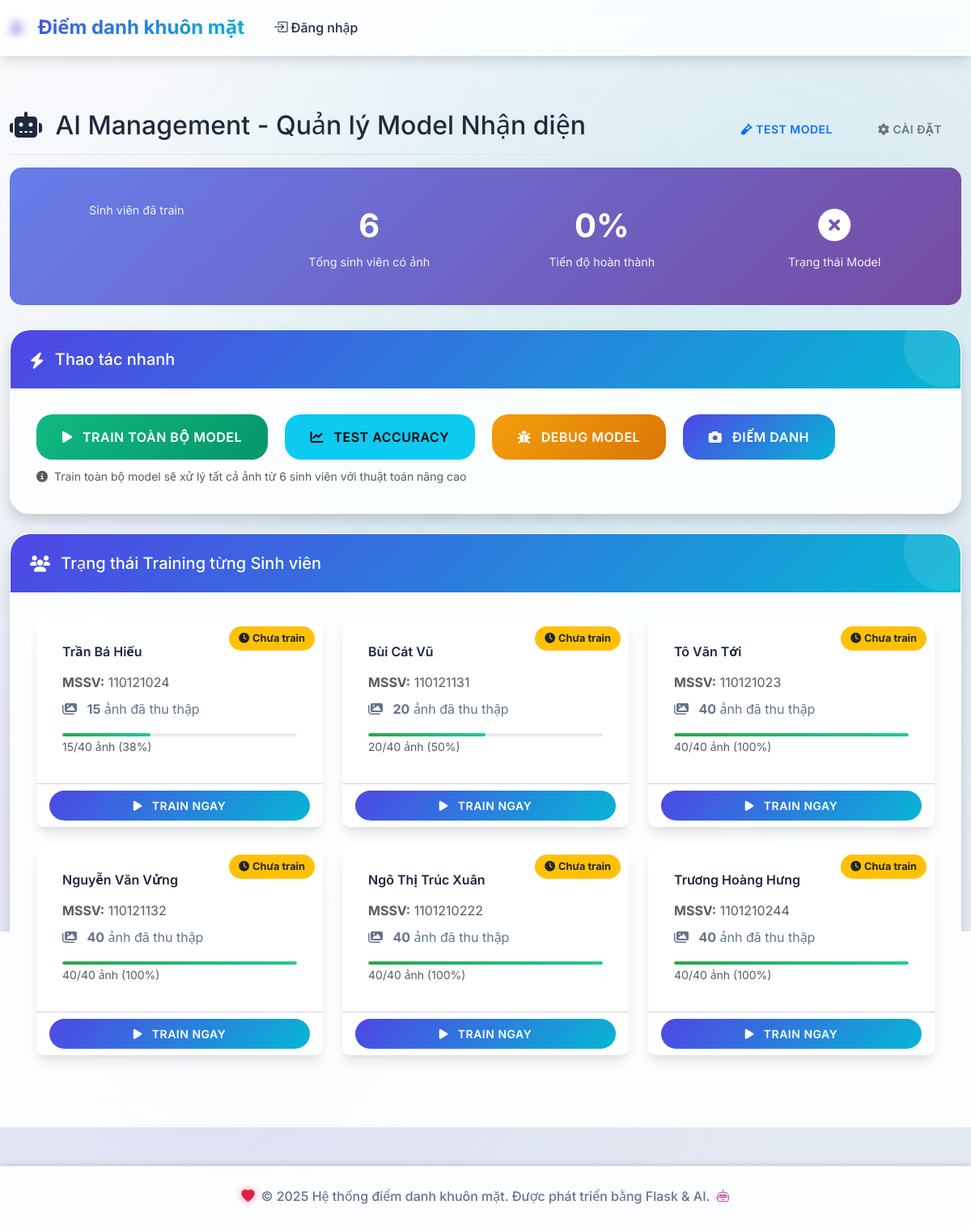
The page /ai/ on the database its author committed.
### tables this page shows
CREATE TABLE students (
            id INTEGER PRIMARY KEY AUTOINCREMENT,
            student_id TEXT UNIQUE NOT NULL,
            full_name TEXT NOT NULL,
            class_id INTEGER NOT NULL,
            photo_path TEXT,
            face_encoding TEXT,
            created_at TIMESTAMP DEFAULT CURRENT_TIMESTAMP,
            FOREIGN KEY (class_id) REFERENCES classes (id)
        );

### routes/ai.py (the view)
@ai_bp.route('/')
def dashboard():
    model_info = get_model_info()
    conn = sqlite3.connect('attendance_system.db')
    cursor = conn.cursor()
    cursor.execute("SELECT student_id, full_name FROM students")
    students_db = {row[0]: row[1] for row in cursor.fetchall()}
    conn.close()
    faces_folder = "uploads/faces"
    student_stats = []
    if os.path.exists(faces_folder):
        for student_id in os.listdir(faces_folder):
            student_folder = os.path.join(faces_folder, student_id)
            if os.path.isdir(student_folder):
                image_count = len([f for f in os.listdir(student_folder)
                                 if f.lower().endswith(('.png', '.jpg', '.jpeg'))])
                is_trained = student_id in model_info['students']
                student_name = students_db.get(student_id, f"Student {student_id}")
                student_stats.append({
                    'student_id': student_id,
                    'student_name': student_name,
                    'image_count': image_count,
                    'is_trained': is_trained
                })
    return render_template('ai/dashboard.html',
                         model_info=model_info,
                         student_stats=student_stats)

### routes/ai.py (called while the page is built, shortened)
def get_model_info():
    trainer_path = os.path.join('uploads', 'trainer.yml')
    labels_path = os.path.join('uploads', 'labels.pickle')
    info = {
        'is_trained': os.path.exists(trainer_path) and os.path.exists(labels_path),
        'model_path': trainer_path,
        'labels_path': labels_path,
        'total_students': 0,
        'students': []
    }
    return info

### templates/ai/dashboard.html (shortened to what this page needs)
{% extends "base.html" %} {% block title %}AI Management - Quản lý Model Nhận diện{% endblock %}  {% block content %}
<div class="d-flex justify-content-between flex-wrap flex-md-nowrap align-items-center pt-3 pb-2 mb-3 border-bottom">
  <h1 class="h2">
    <i class="fas fa-robot me-2"></i>
    AI Management - Quản lý Model Nhận diện
  </h1>
  <div class="btn-toolbar mb-2 mb-md-0">
    <a href="{{ url_for('ai.test') }}" class="btn btn-outline-primary me-2"> <i class="fas fa-vial me-1"></i>Test Model </a>
    <a href="{{ url_for('ai.settings') }}" class="btn btn-outline-secondary"> <i class="fas fa-cog me-1"></i>Cài đặt </a>
  </div>
</div>
<div class="model-stats">
  <div class="row">
    <div class="col-md-3">
      <div class="stat-item">
        <span class="stat-label">Sinh viên đã train</span>
      </div>
    </div>
    <div class="col-md-3">
      <div class="stat-item">
        <span class="stat-number">{{ student_stats|length }}</span>
        <span class="stat-label">Tổng sinh viên có ảnh</span>
      </div>
    </div>
    <div class="col-md-3">
      <div class="stat-item">
        <span class="stat-number"> {% set trained_count = student_stats|selectattr("is_trained")|list|length %} {{ "%.0f"|format((trained_count / student_stats|length * 100) if student_stats|length > 0 else 0) }}% </span>
        <span class="stat-label">Tiến độ hoàn thành</span>
      </div>
    </div>
    <div class="col-md-3">
      <div class="stat-item">
        <span class="stat-number">
          <i class="fas fa-{% if model_info.model_exists %}check-circle{% else %}times-circle{% endif %}"></i>
        </span>
        <span class="stat-label">Trạng thái Model</span>
      </div>
    </div>
  </div>
</div>
<div class="row mb-4">
  <div class="col-12">
    <div class="card shadow">
      <div class="card-header">
        <h5 class="mb-0">
          <i class="fas fa-bolt me-2"></i>
          Thao tác nhanh
        </h5>
      </div>
      <div class="card-body">
        <form method="POST" action="{{ url_for('ai.train_model') }}" style="display: inline">
          <button type="submit" class="btn btn-success btn-lg me-3" onclick="return confirm('Bạn có chắc muốn train toàn bộ model? Quá trình này có thể mất vài phút.')">
            <i class="fas fa-play me-2"></i>
            Train Toàn bộ Model
          </button>
        </form>
        <a href="{{ url_for('ai.test_accuracy') }}" class="btn btn-info btn-lg me-3">
          <i class="fas fa-chart-line me-2"></i>
          Test Accuracy
        </a>
        <a href="{{ url_for('ai.debug_model') }}" class="btn btn-warning btn-lg me-3">
          <i class="fas fa-bug me-2"></i>
          Debug Model
        </a>
        <a href="{{ url_for('attendance.list_sessions') }}" class="btn btn-primary btn-lg">
          <i class="fas fa-camera me-2"></i>
          Điểm danh
        </a>
        <div class="d-inline-block mt-2">
          <small class="text-muted">
            <i class="fas fa-info-circle me-1"></i>
            Train toàn bộ model sẽ xử lý tất cả ảnh từ {{ student_stats|length }} sinh viên với thuật toán nâng cao
          </small>
        </div>
      </div>
    </div>
  </div>
</div>
<div class="row">
  <div class="col-12">
    <div class="card shadow">
      <div class="card-header">
        <h5 class="mb-0">
          <i class="fas fa-users me-2"></i>
          Trạng thái Training từng Sinh viên
        </h5>
      </div>
      <div class="card-body">
        {% if student_stats %}
        <div class="row">
          {% for student in student_stats %}
          <div class="col-lg-4 col-md-6 mb-4">
            <div class="card student-card h-100 position-relative">
              <div class="status-badge {{ 'trained' if student.is_trained else 'not-trained' }}">
                {% if student.is_trained %}
                <i class="fas fa-check me-1"></i>Đã train {% else %} <i class="fas fa-clock me-1"></i>Chưa train {% endif %}
              </div>
              <div class="card-body">
                <h6 class="card-title">{{ student.student_name }}</h6>
                <p class="card-text text-muted mb-2"><strong>MSSV:</strong> {{ student.student_id }}</p>
                <p class="card-text">
                  <i class="fas fa-images me-2"></i>
                  <strong>{{ student.image_count }}</strong> ảnh đã thu thập
                </p>
                <div class="progress-indicator">
                  <div class="progress-bar" style="width: {{ (student.image_count / 40 * 100) if student.image_count <= 40 else 100 }}%"></div>
                </div>
                <small class="text-muted"> {{ student.image_count }}/40 ảnh ({{ "%.0f"|format((student.image_count / 40 * 100) if student.image_count <= 40 else 100) }}%) </small>
              </div>
              <div class="card-footer bg-transparent">
                {% if student.image_count > 0 %}
                <form method="POST" action="{{ url_for('ai.train_student', student_id=student.student_id) }}">
                  <button type="submit" class="train-btn btn {{ 'btn-warning' if student.is_trained else 'btn-primary' }}" onclick="return confirm('Train model cho sinh viên {{ student.student_name }}?')">
                    <i class="fas fa-{{ 'sync' if student.is_trained else 'play' }} me-2"></i>
                    {{ 'Re-train' if student.is_trained else 'Train ngay' }}
                  </button>
                </form>
                {% endif %}
              </div>
            </div>
          </div>
          {% endfor %}
        </div>
        {% endif %}
      </div>
    </div>
  </div>
</div>
{% endblock %}

### static/css/style.css (style rules this page uses)
:root { --primary-color: #4f46e5; --primary-light: #818cf8; --primary-dark: #3730a3; --secondary-color: #06b6d4; --secondary-light: #67e8f9; --secondary-dark: #0891b2; --success-color: #10b981; --danger-color: #ef4444; --warning-color: #f59e0b; --info-color: #3b82f6; --light-color: #f8fafc; --dark-color: #1e293b; --surface-color: #ffffff; --border-color: #e2e8f0; --text-primary: #1e293b; --text-secondary: #64748b; --gradient-primary: linear-gradient(135deg, #4f46e5 0%, #06b6d4 100%); --gradient-success: linear-gradient(135deg, #10b981 0%, #059669 100%); --gradient-danger: linear-gradient(135deg, #ef4444 0%, #dc2626 100%); --gradient-warning: linear-gradient(135deg, #f59e0b 0%, #d97706 100%); --shadow-sm: 0 1px 3px 0 rgba(0, 0, 0, 0.1), 0 1px 2px 0 rgba(0, 0, 0, 0.06); --shadow-md: 0 4px 6px -1px rgba(0, 0, 0, 0.1), 0 2px 4px -1px rgba(0, 0, 0, 0.06); --shadow-lg: 0 10px 15px -3px rgba(0, 0, 0, 0.1), 0 4px 6px -2px rgba(0, 0, 0, 0.05); --shadow-xl: 0 20px 25px -5px rgba(0, 0, 0, 0.1), 0 10px 10px -5px rgba(0, 0, 0, 0.04); }
* { box-sizing: border-box; }
body { font-family: "Inter", "Segoe UI", -apple-system, BlinkMacSystemFont, "Roboto", "Oxygen", "Ubuntu", "Cantarell", sans-serif; background: linear-gradient(135deg, #f8fafc 0%, #e2e8f0 100%); color: var(--text-primary); line-height: 1.6; overflow-x: hidden; }
body::before { content: ""; position: fixed; top: 0; left: 0; width: 100%; height: 100%; background: radial-gradient(circle at 20% 80%, rgba(79, 70, 229, 0.1) 0%, transparent 50%), radial-gradient(circle at 80% 20%, rgba(6, 182, 212, 0.1) 0%, transparent 50%), radial-gradient(circle at 40% 40%, rgba(16, 185, 129, 0.05) 0%, transparent 50%); pointer-events: none; z-index: -1; }
.card { background: rgba(255, 255, 255, 0.9); backdrop-filter: blur(20px) saturate(180%); border: 1px solid rgba(255, 255, 255, 0.2); border-radius: 24px; box-shadow: var(--shadow-lg); transition: all 0.4s cubic-bezier(0.4, 0, 0.2, 1); overflow: hidden; position: relative; }
.card::before { content: ""; position: absolute; top: 0; left: 0; width: 100%; height: 2px; background: var(--gradient-primary); transform: scaleX(0); transition: transform 0.3s ease; }
.card-header { background: var(--gradient-primary); color: white; border-radius: 24px 24px 0 0 !important; border-bottom: none; padding: 1.5rem; font-weight: 600; font-size: 1.1rem; position: relative; overflow: hidden; }
.card-header::after { content: ""; position: absolute; top: 0; right: 0; width: 100px; height: 100px; background: rgba(255, 255, 255, 0.1); border-radius: 50%; transform: translate(30%, -30%); }
.card-body { padding: 2rem; }
.card-title { font-weight: 600; color: var(--text-primary); margin-bottom: 1rem; }
.card-text { color: var(--text-secondary); line-height: 1.6; }
.btn { border-radius: 16px; font-weight: 600; padding: 0.75rem 1.5rem; border: none; transition: all 0.3s cubic-bezier(0.4, 0, 0.2, 1); position: relative; overflow: hidden; text-transform: uppercase; letter-spacing: 0.5px; font-size: 0.875rem; }
.btn::before { content: ""; position: absolute; top: 0; left: -100%; width: 100%; height: 100%; background: rgba(255, 255, 255, 0.2); transition: left 0.3s ease; }
.btn-primary { background: var(--gradient-primary); color: white; }
.btn-success { background: var(--gradient-success); color: white; }
.btn-warning { background: var(--gradient-warning); color: white; }
.btn-lg { padding: 1rem 2rem; font-size: 1rem; border-radius: 20px; }
.btn-outline-primary, .btn-outline-success, .btn-outline-warning, .btn-outline-danger { border-radius: 20px !important; font-weight: 600; transition: all 0.3s cubic-bezier(0.4, 0, 0.2, 1); }
.card-header i { vertical-align: middle; }

### rows shown on the page
students: student_name "Trần Bá Hiếu", student_id "110121024", image_count "15", {{ (student.image_count / 40 * 100) if student.image_count <= 40 else 100 }} 37.5 (drawn), image_count "38", is_trained "TRAIN NGAY"
students: student_name "Bùi Cát Vũ", student_id "110121131", image_count "20", {{ (student.image_count / 40 * 100) if student.image_count <= 40 else 100 }} 50.0 (drawn), image_count "50", is_trained "TRAIN NGAY"
students: student_name "Tô Văn Tới", student_id "110121023", image_count "40", {{ (student.image_count / 40 * 100) if student.image_count <= 40 else 100 }} 100.0 (drawn), image_count "100", is_trained "TRAIN NGAY"
students: student_name "Nguyễn Văn Vửng", student_id "110121132", image_count "40", {{ (student.image_count / 40 * 100) if student.image_count <= 40 else 100 }} 100.0 (drawn), image_count "100", is_trained "TRAIN NGAY"
students: student_name "Ngô Thị Trúc Xuân", student_id "1101210222", image_count "40", {{ (student.image_count / 40 * 100) if student.image_count <= 40 else 100 }} 100.0 (drawn), image_count "100", is_trained "TRAIN NGAY"
students: student_name "Trương Hoàng Hưng", student_id "1101210244", image_count "40", {{ (student.image_count / 40 * 100) if student.image_count <= 40 else 100 }} 100.0 (drawn), image_count "100", is_trained "TRAIN NGAY"

### other values the page prints
{{ student_stats|length }} "6"
